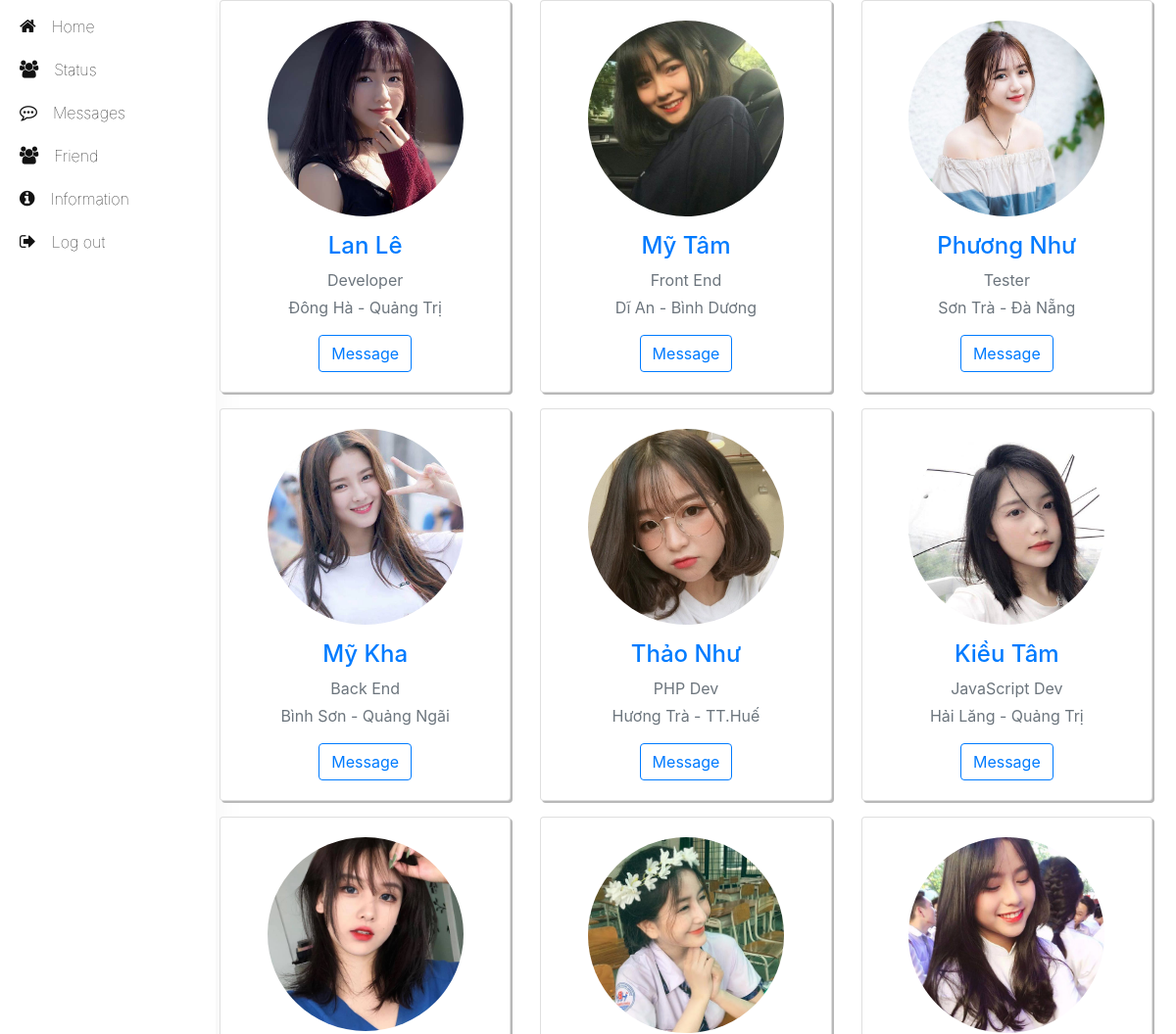
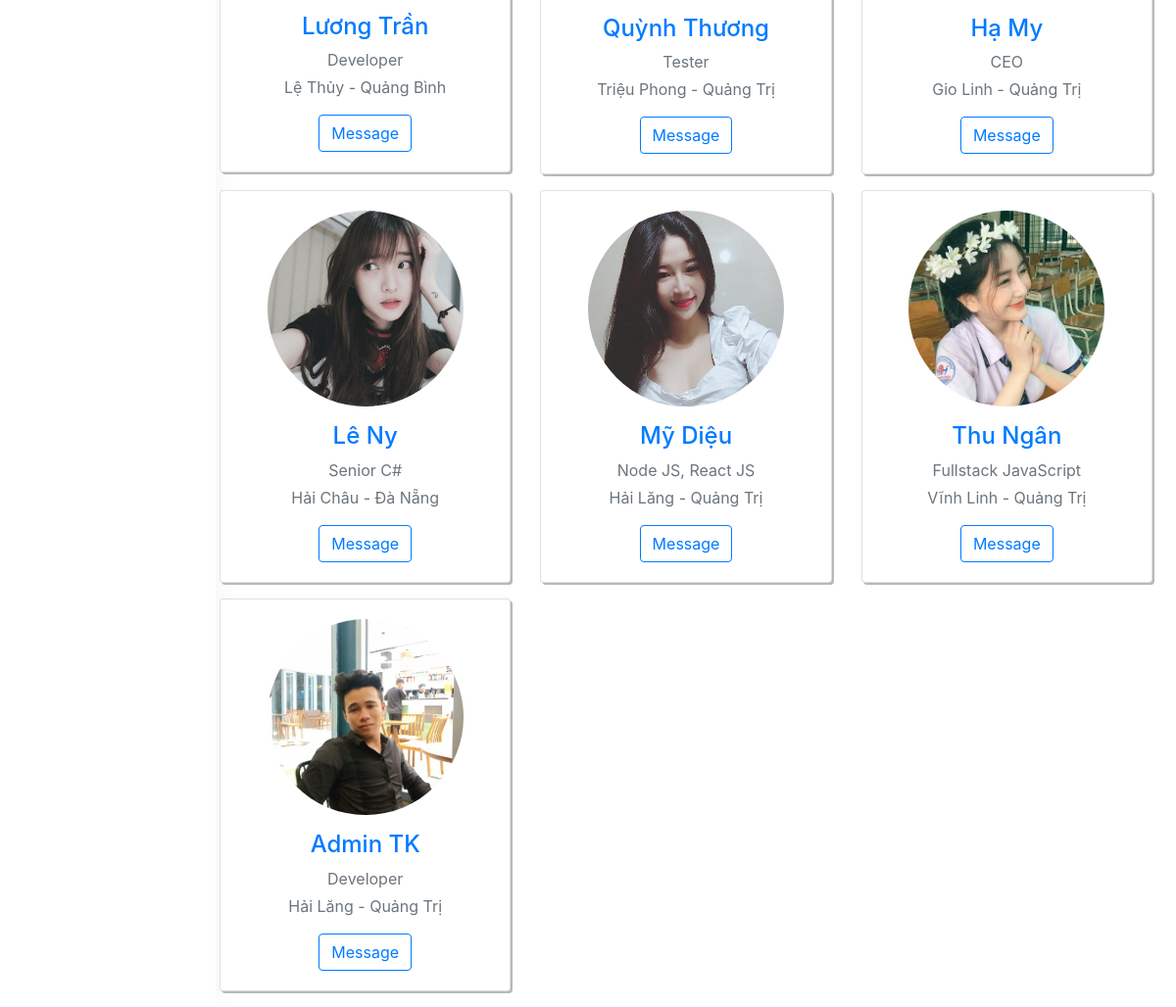
The page /friend.php (signed in) on the database its author committed (2 pictures, top to bottom).
### tables this page shows
CREATE TABLE `user` (
  `id` int(11) NOT NULL,
  `name` varchar(50) NOT NULL,
  `email` varchar(50) NOT NULL,
  `birthday` date NOT NULL,
  `password` varchar(255) NOT NULL,
  `phone` varchar(12) NOT NULL,
  `address` varchar(255) NOT NULL,
  `work` varchar(100) NOT NULL,
  `images` varchar(255) NOT NULL,
  `website` varchar(100) NOT NULL,
  `github` varchar(100) NOT NULL,
  `twitter` varchar(100) NOT NULL,
  `instagram` varchar(100) NOT NULL,
  `facebook` varchar(100) NOT NULL,
  `time` timestamp NOT NULL DEFAULT current_timestamp() ON UPDATE current_timestamp(),
  `user_status` int(1) NOT NULL
);

### friend.php (the view, shortened to what this page needs)
<?php
    include './session.php';
?>
<!DOCTYPE html>
<html lang="en">
<head>
    <link rel="stylesheet" href="https://cdnjs.cloudflare.com/ajax/libs/twitter-bootstrap/4.6.0/css/bootstrap.min.css">
    <link rel="stylesheet" href="https://cdnjs.cloudflare.com/ajax/libs/font-awesome/5.15.2/css/all.min.css">
    <link rel="stylesheet" href="css/css.css">
    <link rel="stylesheet" href="https://cdnjs.cloudflare.com/ajax/libs/font-awesome/4.7.0/css/font-awesome.min.css">
</head>
<body>
<div id="main">
    <div class="container-fluid">
        <div class="row">
            <?php include './template/menu.php'; ?>
            <main role="main" class="col-md-9 ml-sm-auto col-lg-10 px-4">
                <div class="row">
                    <?php
                        $sql = "SELECT * FROM user";
                        $result = $conn->query($sql);
                        if ($result->num_rows > 0) {
                            while($row = $result->fetch_assoc()) {
                                echo "<div class='col-md-4 mb-3'>";
                                    echo "<div class='card'>";
                                        echo "<div class='card-body'>";
                                            echo "<div class='d-flex flex-column align-items-center text-center'>";
                                                echo '<img src="./images/profile/'.$row["images"].'" alt='.$row["name"].' class="rounded-circle" width="200">';
                                                echo "<div class='mt-3'>";
                                                    echo "<h4><a href='show_information.php?id=".$row['id']." '>".$row['name']."</a></h4>";
                                                    echo '<p class="text-secondary mb-1">'.$row["work"].'</p>';
                                                    echo '<p class="text-muted font-size-sm"> '.$row["address"].' </p>';
                                                    echo "<a href='messages.php?id=".$row['id']." ' class='btn btn-outline-primary'>Message</a>";
                                                echo "</div>";
                                             echo "</div>";
                                        echo "</div>";
                                    echo "</div>";
                                echo "</div>";
                            }
                        }
                    ?>
                </div>
            </main>
        </div>
    </div>
</div>
</body>
</html>

### template/menu.php
<ul class="navbar-nav bg-gradient-primary sidebar sidebar-dark accordion" id="accordionSidebar">
	<div class="container-fluid">
	<ul class="nav flex-column">
		<li class="nav-item">
			<a class="nav-link" href="home.php">
				<i class="fa fa-home"></i><span>Home</span>
			</a>
		</li>
		<li class="nav-item">
			<a class="nav-link" href="status.php">
				<i class="fa fa-users"></i><span>Status</span>
			</a>
		</li>
		<li class="nav-item">
			<a class="nav-link" href="showmessages.php">
				<i class="fa fa-commenting-o"></i><span>Messages</span>
			</a>
		</li>
		<li class="nav-item">
			<a class="nav-link" href="friend.php">
				<i class="fa fa-users"></i><span>Friend</span>
			</a>
		</li>
		<li class="nav-item">
			<a class="nav-link" href="information.php">
				<i class="fa fa-info-circle"></i><span>Information</span>
			</a>
		</li>
		<li class="nav-item">
			<a class="nav-link" href="logout.php">
				<i class="fa fa-sign-out"></i><span>Log out</span>
			</a>
		</li>
	</ul>
	</div>
</ul>

### css/css.css (style rules this page uses)
* { margin: 0; padding: 0; }
body { font-family: "Hind Vadodara", -apple-system, BlinkMacSystemFont, Segoe UI, Helvetica Neue, Arial, sans-serif; }
.sidebar { height: 100%; width: 220px; box-sizing: border-box; box-shadow: 0 0 2rem 0 rgb(0 0 0 / 5%); overflow: hidden; transition: width 0.5s ease; position: fixed !important; }
.sidebar ul { display: flex; flex-direction: column; padding: 5px; }
.sidebar ul li { display: flex; align-items: center; }
.sidebar ul li a { color: #000; text-decoration: none; display: flex; align-items: center; width: 100%; padding: 10px; white-space: nowrap; }
.sidebar ul li span { margin-left: 16px; font-size: 16px; font-weight: 100; }
.sidebar ul li i { font-size: 18px; color: #111; font-weight: normal; }
.card { min-width: 100% !important; box-shadow: 2px 2px #b8b8b8 !important; }

### rows shown on the page
user: images (picture), name "Lan Lê", work "Developer", address "Đông Hà - Quảng Trị"
user: images (picture), name "Mỹ Tâm", work "Front End", address "Dĩ An - Bình Dương"
user: images (picture), name "Phương Như", work "Tester", address "Sơn Trà - Đà Nẵng"
user: images (picture), name "Mỹ Kha", work "Back End", address "Bình Sơn - Quảng Ngãi"
user: images (picture), name "Thảo Như", work "PHP Dev", address "Hương Trà - TT.Huế"
user: images (picture), name "Kiều Tâm", work "JavaScript Dev", address "Hải Lăng - Quảng Trị"
user: images (picture), name "Lương Trần", work "Developer", address "Lệ Thủy - Quảng Bình"
user: images (picture), name "Quỳnh Thương", work "Tester", address "Triệu Phong - Quảng Trị"
user: images (picture), name "Hạ My", work "CEO", address "Gio Linh - Quảng Trị"
user: images (picture), name "Lê Ny", work "Senior C#", address "Hải Châu - Đà Nẵng"
user: images (picture), name "Mỹ Diệu", work "Node JS, React JS", address "Hải Lăng - Quảng Trị"
user: images (picture), name "Thu Ngân", work "Fullstack JavaScript", address "Vĩnh Linh - Quảng Trị"
user: images (picture), name "Admin TK", work "Developer", address "Hải Lăng - Quảng Trị"
